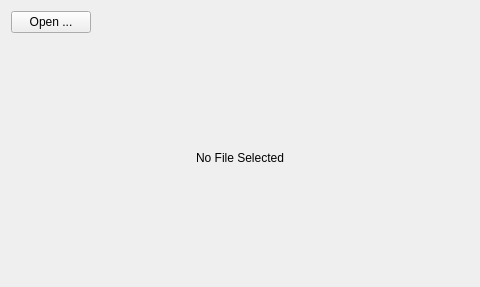
<?xml version="1.0" encoding="UTF-8"?>
<ui version="4.0">
 <class>Form</class>
 <widget class="QWidget" name="Form">
  <property name="geometry">
   <rect>
    <x>0</x>
    <y>0</y>
    <width>480</width>
    <height>287</height>
   </rect>
  </property>
  <property name="windowTitle">
   <string>Form</string>
  </property>
  <layout class="QVBoxLayout" name="verticalLayout">
   <item>
    <layout class="QHBoxLayout" name="horizontalLayout">
     <item>
      <widget class="QPushButton" name="browseButton">
       <property name="text">
        <string>Open ...</string>
       </property>
      </widget>
     </item>
     <item>
      <widget class="QLabel" name="pathLabel">
       <property name="enabled">
        <bool>false</bool>
       </property>
       <property name="sizePolicy">
        <sizepolicy hsizetype="MinimumExpanding" vsizetype="Preferred">
         <horstretch>0</horstretch>
         <verstretch>0</verstretch>
        </sizepolicy>
       </property>
      </widget>
     </item>
    </layout>
   </item>
   <item>
    <widget class="QLabel" name="imagePreviewLabel">
     <property name="sizePolicy">
      <sizepolicy hsizetype="Preferred" vsizetype="MinimumExpanding">
       <horstretch>0</horstretch>
       <verstretch>0</verstretch>
      </sizepolicy>
     </property>
     <property name="text">
      <string>No File Selected</string>
     </property>
     <property name="alignment">
      <set>Qt::AlignCenter</set>
     </property>
    </widget>
   </item>
  </layout>
 </widget>
 <resources/>
 <connections>
  <connection>
   <sender>browseButton</sender>
   <signal>clicked()</signal>
   <receiver>Form</receiver>
   <slot>openSelectImageFileDialog()</slot>
   <hints>
    <hint type="sourcelabel">
     <x>34</x>
     <y>25</y>
    </hint>
    <hint type="destinationlabel">
     <x>51</x>
     <y>-6</y>
    </hint>
   </hints>
  </connection>
 </connections>
 <slots>
  <signal>selectedImageFileChanged(QPixmap)</signal>
  <slot>openSelectImageFileDialog()</slot>
 </slots>
</ui>
